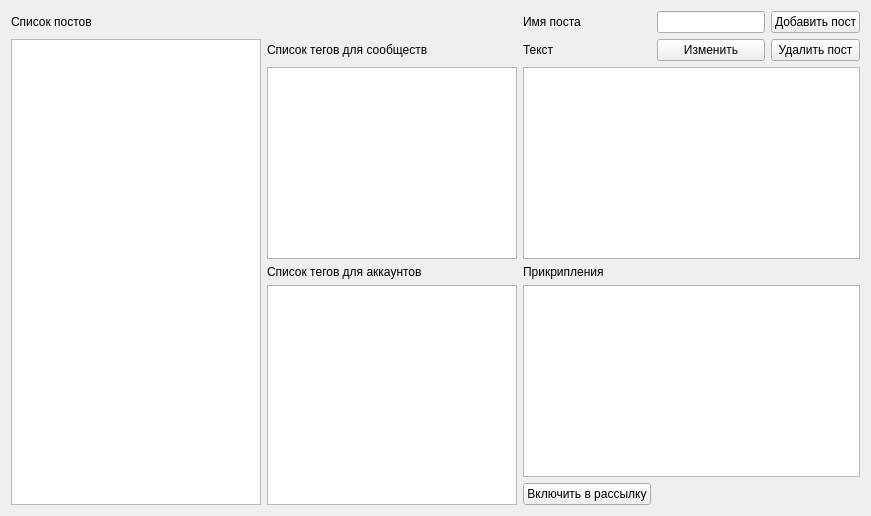
     <widget class="QWidget" name="tab_5">
      <attribute name="title">
       <string>Посты</string>
      </attribute>
      <layout class="QGridLayout" name="gridLayout_7">
       <item row="0" column="0">
        <widget class="QLabel" name="label_13">
         <property name="text">
          <string>Список постов</string>
         </property>
        </widget>
       </item>
       <item row="0" column="2">
        <widget class="QLabel" name="label_10">
         <property name="text">
          <string>Имя поста</string>
         </property>
        </widget>
       </item>
       <item row="0" column="3">
        <widget class="QLineEdit" name="lineEdit_namepost">
         <property name="sizePolicy">
          <sizepolicy hsizetype="Minimum" vsizetype="Fixed">
           <horstretch>0</horstretch>
           <verstretch>0</verstretch>
          </sizepolicy>
         </property>
        </widget>
       </item>
       <item row="0" column="4">
        <widget class="QPushButton" name="pushButton_18_addpost">
         <property name="text">
          <string>Добавить пост</string>
         </property>
        </widget>
       </item>
       <item row="1" column="0" rowspan="5">
        <widget class="QTableView" name="tableView_6_post">
         <property name="maximumSize">
          <size>
           <width>250</width>
           <height>16777215</height>
          </size>
         </property>
         <attribute name="horizontalHeaderStretchLastSection">
          <bool>true</bool>
         </attribute>
        </widget>
       </item>
       <item row="1" column="1">
        <widget class="QLabel" name="label_17">
         <property name="text">
          <string>Список тегов для сообществ</string>
         </property>
        </widget>
       </item>
       <item row="1" column="2">
        <widget class="QLabel" name="label_11">
         <property name="text">
          <string>Текст</string>
         </property>
        </widget>
       </item>
       <item row="1" column="3">
        <widget class="QPushButton" name="pushButton_2_updatepost">
         <property name="text">
          <string>Изменить</string>
         </property>
        </widget>
       </item>
       <item row="1" column="4">
        <widget class="QPushButton" name="pushButton_19_delpost">
         <property name="text">
          <string>Удалить пост</string>
         </property>
        </widget>
       </item>
       <item row="2" column="1">
        <widget class="QTableView" name="tableView_8_taggroupfotpost">
         <property name="maximumSize">
          <size>
           <width>250</width>
           <height>16777215</height>
          </size>
         </property>
         <attribute name="horizontalHeaderStretchLastSection">
          <bool>true</bool>
         </attribute>
        </widget>
       </item>
       <item row="2" column="2" colspan="3">
        <widget class="QPlainTextEdit" name="plainTextEdit_textpost">
         <property name="sizePolicy">
          <sizepolicy hsizetype="Expanding" vsizetype="Expanding">
           <horstretch>0</horstretch>
           <verstretch>0</verstretch>
          </sizepolicy>
         </property>
        </widget>
       </item>
       <item row="3" column="1">
        <widget class="QLabel" name="label_18">
         <property name="text">
          <string>Список тегов для аккаунтов</string>
         </property>
        </widget>
       </item>
       <item row="3" column="2">
        <widget class="QLabel" name="label_12">
         <property name="text">
          <string>Прикрипления</string>
         </property>
        </widget>
       </item>
       <item row="4" column="1" rowspan="2">
        <widget class="QTableView" name="tableView_9_tagaccountforpost">
         <property name="maximumSize">
          <size>
           <width>250</width>
           <height>16777215</height>
          </size>
         </property>
         <attribute name="horizontalHeaderStretchLastSection">
          <bool>true</bool>
         </attribute>
        </widget>
       </item>
       <item row="4" column="2" colspan="3">
        <widget class="QPlainTextEdit" name="plainTextEdit_attachpost">
         <property name="sizePolicy">
          <sizepolicy hsizetype="Expanding" vsizetype="Expanding">
           <horstretch>0</horstretch>
           <verstretch>0</verstretch>
          </sizepolicy>
         </property>
        </widget>
       </item>
       <item row="5" column="2">
        <widget class="QPushButton" name="pushButton_12_posttoQueue">
         <property name="text">
          <string>Включить в рассылку</string>
         </property>
        </widget>
       </item>
      </layout>
     </widget>
